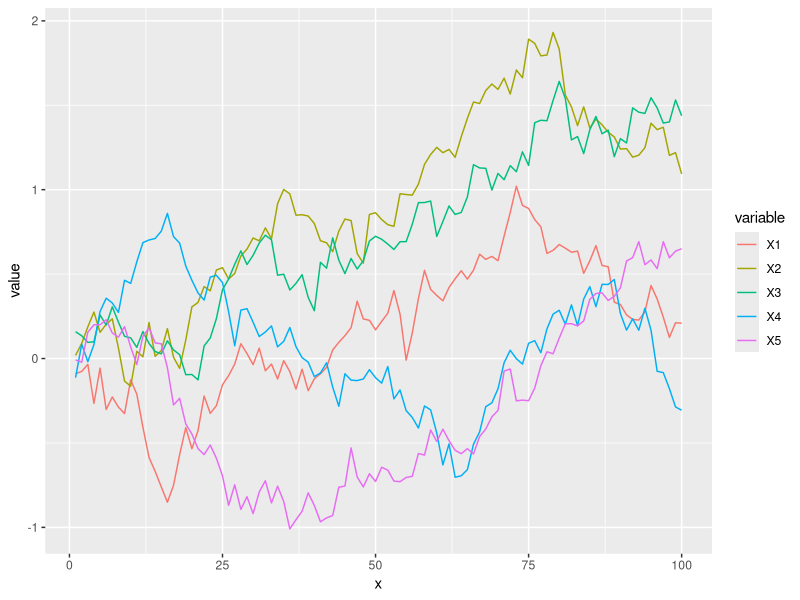
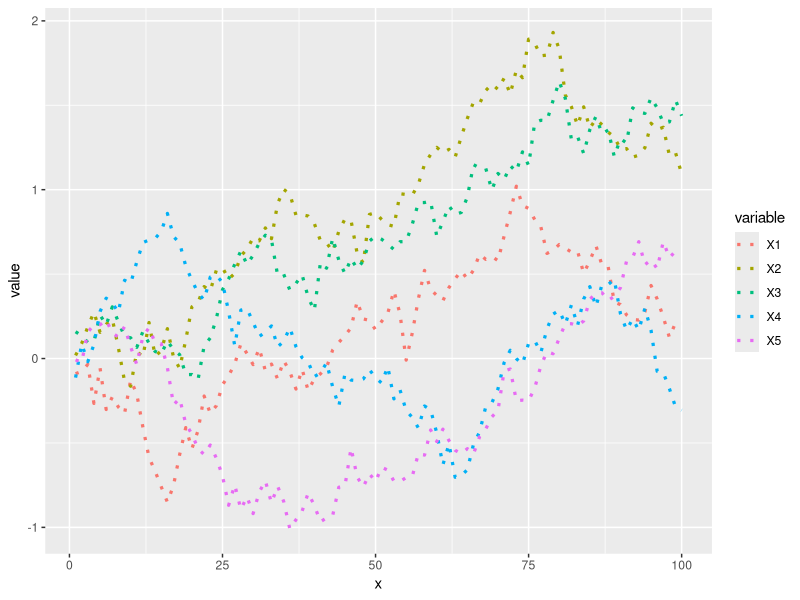
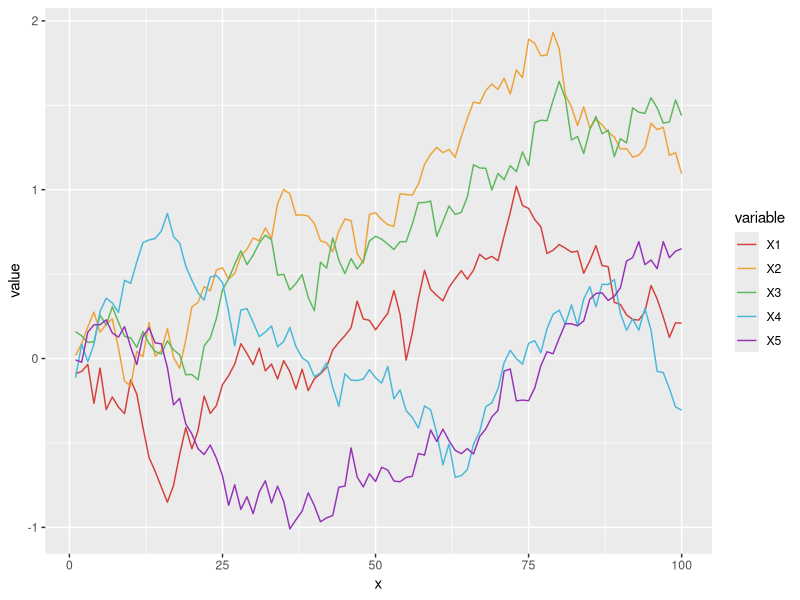
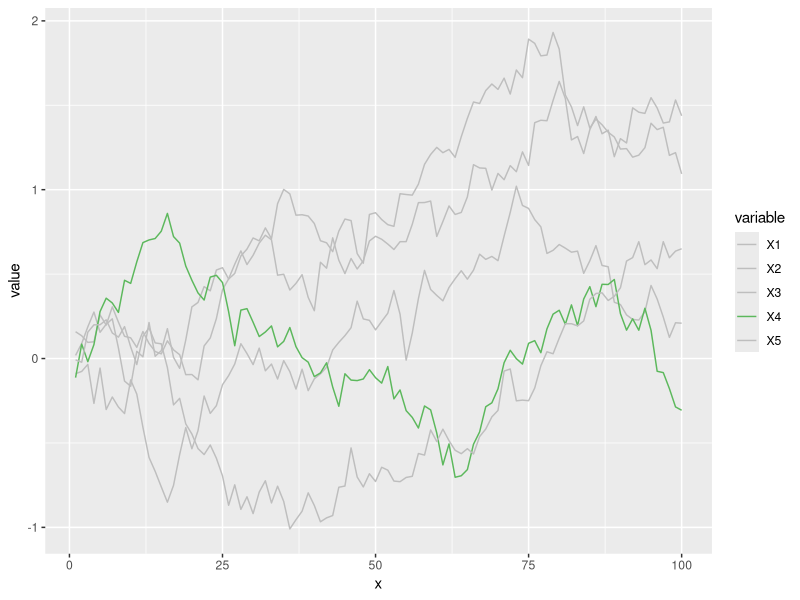
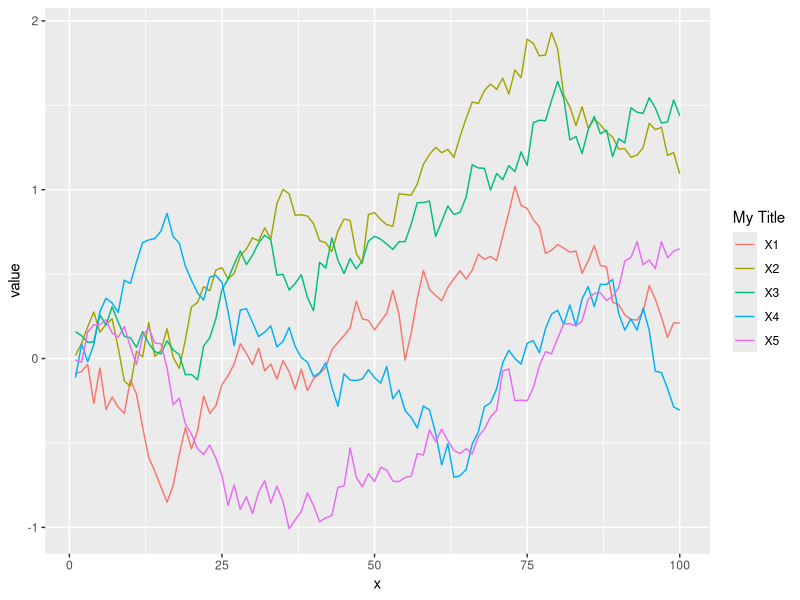
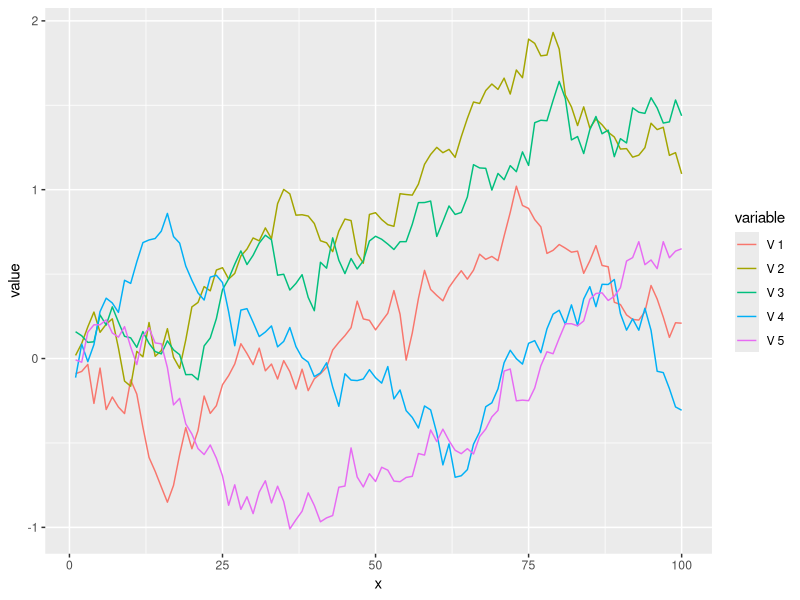

The R script that drew these images, in order:
#!/usr/bin/env Rscript
# from https://r-charts.com/evolution/line-graph-multiple-lines-ggplot2/
library(ggplot2)
library(reshape)
library(Cairo)

# Consider the following data frame where each column represents the path of a brownian motion.
set.seed(2)

# Grid
t <- seq(0, 1, by = 0.01)
p <- length(t) - 1

# 5 paths
n <- 5
I <- matrix(rnorm(n * p, 0, 1 / sqrt(p)), n, p)

# Data frame
df1 <- data.frame(apply(I, 1, cumsum))

# In order to use your data frame in ggplot2 you will need to transform it into long format. You can achieve it making use of the melt function of the reshape package.
df <- data.frame(x = seq_along(df1[, 1]), df1)
# Long format
df <- melt(df, id.vars = "x")

# Given a data frame in long format like df it is possible to create a line chart with multiple lines in ggplot2 with geom_line the following way.

Cairo(800, 800, "ggl0.png", bg="white")
ggplot(df, aes(x = x, y = value, color = variable)) +geom_line()
dev.off()
 
# Lines width and style
# The styling of the lines can be changed making use of the arguments of geom_line, like linetype for changing the style of the line or lwd to change its width.
Cairo(800, 800, "ggl1.png", bg="white")
ggplot(df, aes(x = x, y = value, color = variable)) +geom_line(linetype = 3, lwd = 1.1)
dev.off()
 
# Color selection palette
cols <- c("#D43F3A", "#EEA236", "#5CB85C", "#46B8DA", "#9632B8")
Cairo(800, 800, "ggl2.png", bg="white")
ggplot(df, aes(x = x, y = value, color = variable)) +geom_line() +scale_color_manual(values = cols)
dev.off()
 
# Change the color of a line chart by group in ggplot2
# Note that using the previous method you can also highlight some lines of the chart, using the same color for all lines but some.

# Color selection
cols <- c("gray", "gray", "gray", "#5CB85C", "gray")

Cairo(800, 800, "ggl3.png", bg="white")
ggplot(df, aes(x = x, y = value, color = variable)) +geom_line() +scale_color_manual(values = cols)
dev.off()
 
# Change the title of the legend of a line chart in ggplot2
Cairo(800, 800, "ggl4.png", bg="white")
ggplot(df, aes(x = x, y = value, color = variable)) +geom_line() +guides(color = guide_legend(title = "My Title"))
dev.off()
 
# The labels of the legend can be modified making use of the labels argument of scale_color_discrete.
Cairo(800, 800, "ggl5.png", bg="white")
ggplot(df, aes(x = x, y = value, color = variable)) +geom_line() +scale_color_discrete(labels = paste("V", 1:5))
dev.off()
 
# Remove the legend of a line graph in ggplot2
# Just addYou can also get rid of the legend making use of legend.position = "none".
# +theme(legend.position = "none")
